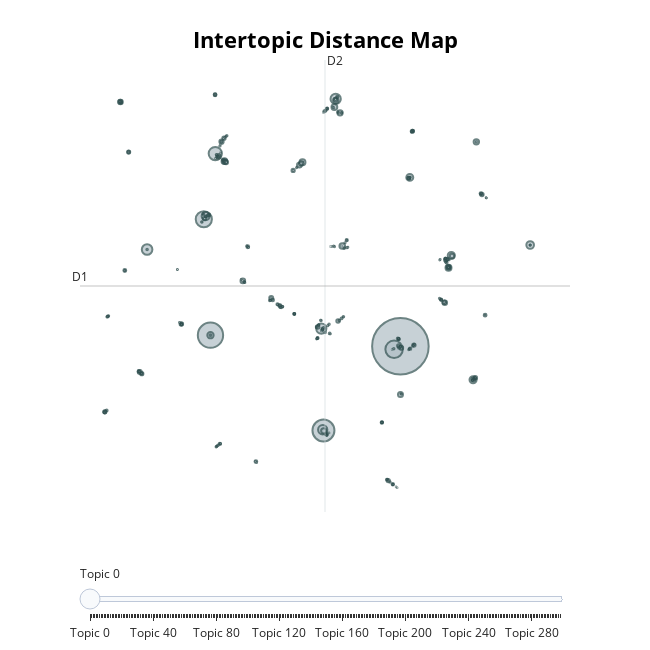

Notebook code cell kept with this figure:
### Code cell
topic_model.visualize_topics()

### Figure 1 — Plotly figure (JSON) as saved in the notebook; plotly's stock layout.template omitted (floating-point values rounded to 4 significant figures; data arrays with more than 128 entries replaced by an {"elided": "..."} marker saying what was removed)
{"data": [{"customdata": {"elided": "299x3 mixed values"}, "hovertemplate": "<b>Topic %{customdata[0]}</b><br>%{customdata[1]}<br>Size: %{customdata[2]}", "legendgroup": "", "marker": {"color": "#B0BEC5", "line": {"color": "DarkSlateGrey", "width": 2}, "size": {"elided": "299 int values"}, "sizemode": "area", "sizeref": 203.8, "symbol": "circle"}, "mode": "markers", "name": "", "orientation": "v", "showlegend": false, "type": "scatter", "x": {"elided": "299 float values"}, "xaxis": "x", "y": {"elided": "299 float values"}, "yaxis": "y"}], "layout": {"annotations": [{"showarrow": false, "text": "D1", "x": -11.31, "y": 2.997, "yshift": 10}, {"showarrow": false, "text": "D2", "x": 3.701, "xshift": 10, "y": 19.86}], "height": 650, "hoverlabel": {"bgcolor": "white", "font": {"family": "Rockwell", "size": 16}}, "legend": {"itemsizing": "constant", "tracegroupgap": 0}, "margin": {"t": 60}, "shapes": [{"line": {"color": "#CFD8DC", "width": 2}, "type": "line", "x0": 3.701, "x1": 3.701, "y0": -13.86, "y1": 19.86}, {"line": {"color": "#9E9E9E", "width": 2}, "type": "line", "x0": -11.31, "x1": 18.71, "y0": 2.997, "y1": 2.997}], "sliders": [{"active": 0, "pad": {"t": 50}, "steps": [{"args": [{"marker.color": {"elided": "1x299 str values"}}], "label": "Topic 0", "method": "update"}, {"args": [{"marker.color": {"elided": "1x299 str values"}}], "label": "Topic 1", "method": "update"}, {"args": [{"marker.color": {"elided": "1x299 str values"}}], "label": "Topic 2", "method": "update"}, {"args": [{"marker.color": {"elided": "1x299 str values"}}], "label": "Topic 3", "method": "update"}, {"args": [{"marker.color": {"elided": "1x299 str values"}}], "label": "Topic 4", "method": "update"}, {"args": [{"marker.color": {"elided": "1x299 str values"}}], "label": "Topic 5", "method": "update"}, {"args": [{"marker.color": {"elided": "1x299 str values"}}], "label": "Topic 6", "method": "update"}, {"args": [{"marker.color": {"elided": "1x299 str values"}}], "label": "Topic 7", "method": "update"}, {"args": [{"marker.color": {"elided": "1x299 str values"}}], "label": "Topic 8", "method": "update"}, {"args": [{"marker.color": {"elided": "1x299 str values"}}], "label": "Topic 9", "method": "update"}, {"args": [{"marker.color": {"elided": "1x299 str values"}}], "label": "Topic 10", "method": "update"}, {"args": [{"marker.color": {"elided": "1x299 str values"}}], "label": "Topic 11", "method": "update"}, {"args": [{"marker.color": {"elided": "1x299 str values"}}], "label": "Topic 12", "method": "update"}, {"args": [{"marker.color": {"elided": "1x299 str values"}}], "label": "Topic 13", "method": "update"}, {"args": [{"marker.color": {"elided": "1x299 str values"}}], "label": "Topic 14", "method": "update"}, {"args": [{"marker.color": {"elided": "1x299 str values"}}], "label": "Topic 15", "method": "update"}, {"args": [{"marker.color": {"elided": "1x299 str values"}}], "label": "Topic 16", "method": "update"}, {"args": [{"marker.color": {"elided": "1x299 str values"}}], "label": "Topic 17", "method": "update"}, {"args": [{"marker.color": {"elided": "1x299 str values"}}], "label": "Topic 18", "method": "update"}, {"args": [{"marker.color": {"elided": "1x299 str values"}}], "label": "Topic 19", "method": "update"}, {"args": [{"marker.color": {"elided": "1x299 str values"}}], "label": "Topic 20", "method": "update"}, {"args": [{"marker.color": {"elided": "1x299 str values"}}], "label": "Topic 21", "method": "update"}, {"args": [{"marker.color": {"elided": "1x299 str values"}}], "label": "Topic 22", "method": "update"}, {"args": [{"marker.color": {"elided": "1x299 str values"}}], "label": "Topic 23", "method": "update"}, {"args": [{"marker.color": {"elided": "1x299 str values"}}], "label": "Topic 24", "method": "update"}, {"args": [{"marker.color": {"elided": "1x299 str values"}}], "label": "Topic 25", "method": "update"}, {"args": [{"marker.color": {"elided": "1x299 str values"}}], "label": "Topic 26", "method": "update"}, {"args": [{"marker.color": {"elided": "1x299 str values"}}], "label": "Topic 27", "method": "update"}, {"args": [{"marker.color": {"elided": "1x299 str values"}}], "label": "Topic 28", "method": "update"}, {"args": [{"marker.color": {"elided": "1x299 str values"}}], "label": "Topic 29", "method": "update"}, {"args": [{"marker.color": {"elided": "1x299 str values"}}], "label": "Topic 30", "method": "update"}, {"args": [{"marker.color": {"elided": "1x299 str values"}}], "label": "Topic 31", "method": "update"}, {"args": [{"marker.color": {"elided": "1x299 str values"}}], "label": "Topic 32", "method": "update"}, {"args": [{"marker.color": {"elided": "1x299 str values"}}], "label": "Topic 33", "method": "update"}, {"args": [{"marker.color": {"elided": "1x299 str values"}}], "label": "Topic 34", "method": "update"}, {"args": [{"marker.color": {"elided": "1x299 str values"}}], "label": "Topic 35", "method": "update"}, {"args": [{"marker.color": {"elided": "1x299 str values"}}], "label": "Topic 36", "method": "update"}, {"args": [{"marker.color": {"elided": "1x299 str values"}}], "label": "Topic 37", "method": "update"}, {"args": [{"marker.color": {"elided": "1x299 str values"}}], "label": "Topic 38", "method": "update"}, {"args": [{"marker.color": {"elided": "1x299 str values"}}], "label": "Topic 39", "method": "update"}, {"args": [{"marker.color": {"elided": "1x299 str values"}}], "label": "Topic 40", "method": "update"}, {"args": [{"marker.color": {"elided": "1x299 str values"}}], "label": "Topic 41", "method": "update"}, {"args": [{"marker.color": {"elided": "1x299 str values"}}], "label": "Topic 42", "method": "update"}, {"args": [{"marker.color": {"elided": "1x299 str values"}}], "label": "Topic 43", "method": "update"}, {"args": [{"marker.color": {"elided": "1x299 str values"}}], "label": "Topic 44", "method": "update"}, {"args": [{"marker.color": {"elided": "1x299 str values"}}], "label": "Topic 45", "method": "update"}, {"args": [{"marker.color": {"elided": "1x299 str values"}}], "label": "Topic 46", "method": "update"}, {"args": [{"marker.color": {"elided": "1x299 str values"}}], "label": "Topic 47", "method": "update"}, {"args": [{"marker.color": {"elided": "1x299 str values"}}], "label": "Topic 48", "method": "update"}, {"args": [{"marker.color": {"elided": "1x299 str values"}}], "label": "Topic 49", "method": "update"}, {"args": [{"marker.color": {"elided": "1x299 str values"}}], "label": "Topic 50", "method": "update"}, {"args": [{"marker.color": {"elided": "1x299 str values"}}], "label": "Topic 51", "method": "update"}, {"args": [{"marker.color": {"elided": "1x299 str values"}}], "label": "Topic 52", "method": "update"}, {"args": [{"marker.color": {"elided": "1x299 str values"}}], "label": "Topic 53", "method": "update"}, {"args": [{"marker.color": {"elided": "1x299 str values"}}], "label": "Topic 54", "method": "update"}, {"args": [{"marker.color": {"elided": "1x299 str values"}}], "label": "Topic 55", "method": "update"}, {"args": [{"marker.color": {"elided": "1x299 str values"}}], "label": "Topic 56", "method": "update"}, {"args": [{"marker.color": {"elided": "1x299 str values"}}], "label": "Topic 57", "method": "update"}, {"args": [{"marker.color": {"elided": "1x299 str values"}}], "label": "Topic 58", "method": "update"}, {"args": [{"marker.color": {"elided": "1x299 str values"}}], "label": "Topic 59", "method": "update"}, {"args": [{"marker.color": {"elided": "1x299 str values"}}], "label": "Topic 60", "method": "update"}, {"args": [{"marker.color": {"elided": "1x299 str values"}}], "label": "Topic 61", "method": "update"}, {"args": [{"marker.color": {"elided": "1x299 str values"}}], "label": "Topic 62", "method": "update"}, {"args": [{"marker.color": {"elided": "1x299 str values"}}], "label": "Topic 63", "method": "update"}, {"args": [{"marker.color": {"elided": "1x299 str values"}}], "label": "Topic 64", "method": "update"}, {"args": [{"marker.color": {"elided": "1x299 str values"}}], "label": "Topic 65", "method": "update"}, {"args": [{"marker.color": {"elided": "1x299 str values"}}], "label": "Topic 66", "method": "update"}, {"args": [{"marker.color": {"elided": "1x299 str values"}}], "label": "Topic 67", "method": "update"}, {"args": [{"marker.color": {"elided": "1x299 str values"}}], "label": "Topic 68", "method": "update"}, {"args": [{"marker.color": {"elided": "1x299 str values"}}], "label": "Topic 69", "method": "update"}, {"args": [{"marker.color": {"elided": "1x299 str values"}}], "label": "Topic 70", "method": "update"}, {"args": [{"marker.color": {"elided": "1x299 str values"}}], "label": "Topic 71", "method": "update"}, {"args": [{"marker.color": {"elided": "1x299 str values"}}], "label": "Topic 72", "method": "update"}, {"args": [{"marker.color": {"elided": "1x299 str values"}}], "label": "Topic 73", "method": "update"}, {"args": [{"marker.color": {"elided": "1x299 str values"}}], "label": "Topic 74", "method": "update"}, {"args": [{"marker.color": {"elided": "1x299 str values"}}], "label": "Topic 75", "method": "update"}, {"args": [{"marker.color": {"elided": "1x299 str values"}}], "label": "Topic 76", "method": "update"}, {"args": [{"marker.color": {"elided": "1x299 str values"}}], "label": "Topic 77", "method": "update"}, {"args": [{"marker.color": {"elided": "1x299 str values"}}], "label": "Topic 78", "method": "update"}, {"args": [{"marker.color": {"elided": "1x299 str values"}}], "label": "Topic 79", "method": "update"}, {"args": [{"marker.color": {"elided": "1x299 str values"}}], "label": "Topic 80", "method": "update"}, {"args": [{"marker.color": {"elided": "1x299 str values"}}], "label": "Topic 81", "method": "update"}, {"args": [{"marker.color": {"elided": "1x299 str values"}}], "label": "Topic 82", "method": "update"}, {"args": [{"marker.color": {"elided": "1x299 str values"}}], "label": "Topic 83", "method": "update"}, {"args": [{"marker.color": {"elided": "1x299 str values"}}], "label": "Topic 84", "method": "update"}, {"args": [{"marker.color": {"elided": "1x299 str values"}}], "label": "Topic 85", "method": "update"}, {"args": [{"marker.color": {"elided": "1x299 str values"}}], "label": "Topic 86", "method": "update"}, {"args": [{"marker.color": {"elided": "1x299 str values"}}], "label": "Topic 87", "method": "update"}, {"args": [{"marker.color": {"elided": "1x299 str values"}}], "label": "Topic 88", "method": "update"}, {"args": [{"marker.color": {"elided": "1x299 str values"}}], "label": "Topic 89", "method": "update"}, {"args": [{"marker.color": {"elided": "1x299 str values"}}], "label": "Topic 90", "method": "update"}, {"args": [{"marker.color": {"elided": "1x299 str values"}}], "label": "Topic 91", "method": "update"}, {"args": [{"marker.color": {"elided": "1x299 str values"}}], "label": "Topic 92", "method": "update"}, {"args": [{"marker.color": {"elided": "1x299 str values"}}], "label": "Topic 93", "method": "update"}, {"args": [{"marker.color": {"elided": "1x299 str values"}}], "label": "Topic 94", "method": "update"}, {"args": [{"marker.color": {"elided": "1x299 str values"}}], "label": "Topic 95", "method": "update"}, {"args": [{"marker.color": {"elided": "1x299 str values"}}], "label": "Topic 96", "method": "update"}, {"args": [{"marker.color": {"elided": "1x299 str values"}}], "label": "Topic 97", "method": "update"}, {"args": [{"marker.color": {"elided": "1x299 str values"}}], "label": "Topic 98", "method": "update"}, {"args": [{"marker.color": {"elided": "1x299 str values"}}], "label": "Topic 99", "method": "update"}, {"args": [{"marker.color": {"elided": "1x299 str values"}}], "label": "Topic 100", "method": "update"}, {"args": [{"marker.color": {"elided": "1x299 str values"}}], "label": "Topic 101", "method": "update"}, {"args": [{"marker.color": {"elided": "1x299 str values"}}], "label": "Topic 102", "method": "update"}, {"args": [{"marker.color": {"elided": "1x299 str values"}}], "label": "Topic 103", "method": "update"}, {"args": [{"marker.color": {"elided": "1x299 str values"}}], "label": "Topic 104", "method": "update"}, {"args": [{"marker.color": {"elided": "1x299 str values"}}], "label": "Topic 105", "method": "update"}, {"args": [{"marker.color": {"elided": "1x299 str values"}}], "label": "Topic 106", "method": "update"}, {"args": [{"marker.color": {"elided": "1x299 str values"}}], "label": "Topic 107", "method": "update"}, {"args": [{"marker.color": {"elided": "1x299 str values"}}], "label": "Topic 108", "method": "update"}, {"args": [{"marker.color": {"elided": "1x299 str values"}}], "label": "Topic 109", "method": "update"}, {"args": [{"marker.color": {"elided": "1x299 str values"}}], "label": "Topic 110", "method": "update"}, {"args": [{"marker.color": {"elided": "1x299 str values"}}], "label": "Topic 111", "method": "update"}, {"args": [{"marker.color": {"elided": "1x299 str values"}}], "label": "Topic 112", "method": "update"}, {"args": [{"marker.color": {"elided": "1x299 str values"}}], "label": "Topic 113", "method": "update"}, {"args": [{"marker.color": {"elided": "1x299 str values"}}], "label": "Topic 114", "method": "update"}, {"args": [{"marker.color": {"elided": "1x299 str values"}}], "label": "Topic 115", "method": "update"}, {"args": [{"marker.color": {"elided": "1x299 str values"}}], "label": "Topic 116", "method": "update"}, {"args": [{"marker.color": {"elided": "1x299 str values"}}], "label": "Topic 117", "method": "update"}, {"args": [{"marker.color": {"elided": "1x299 str values"}}], "label": "Topic 118", "method": "update"}, {"args": [{"marker.color": {"elided": "1x299 str values"}}], "label": "Topic 119", "method": "update"}, {"args": [{"marker.color": {"elided": "1x299 str values"}}], "label": "Topic 120", "method": "update"}, {"args": [{"marker.color": {"elided": "1x299 str values"}}], "label": "Topic 121", "method": "update"}, {"args": [{"marker.color": {"elided": "1x299 str values"}}], "label": "Topic 122", "method": "update"}, {"args": [{"marker.color": {"elided": "1x299 str values"}}], "label": "Topic 123", "method": "update"}, {"args": [{"marker.color": {"elided": "1x299 str values"}}], "label": "Topic 124", "method": "update"}, {"args": [{"marker.color": {"elided": "1x299 str values"}}], "label": "Topic 125", "method": "update"}, {"args": [{"marker.color": {"elided": "1x299 str values"}}], "label": "Topic 126", "method": "update"}, {"args": [{"marker.color": {"elided": "1x299 str values"}}], "label": "Topic 127", "method": "update"}, {"args": [{"marker.color": {"elided": "1x299 str values"}}], "label": "Topic 128", "method": "update"}, {"args": [{"marker.color": {"elided": "1x299 str values"}}], "label": "Topic 129", "method": "update"}, {"args": [{"marker.color": {"elided": "1x299 str values"}}], "label": "Topic 130", "method": "update"}, {"args": [{"marker.color": {"elided": "1x299 str values"}}], "label": "Topic 131", "method": "update"}, {"args": [{"marker.color": {"elided": "1x299 str values"}}], "label": "Topic 132", "method": "update"}, {"args": [{"marker.color": {"elided": "1x299 str values"}}], "label": "Topic 133", "method": "update"}, {"args": [{"marker.color": {"elided": "1x299 str values"}}], "label": "Topic 134", "method": "update"}, {"args": [{"marker.color": {"elided": "1x299 str values"}}], "label": "Topic 135", "method": "update"}, {"args": [{"marker.color": {"elided": "1x299 str values"}}], "label": "Topic 136", "method": "update"}, {"args": [{"marker.color": {"elided": "1x299 str values"}}], "label": "Topic 137", "method": "update"}, {"args": [{"marker.color": {"elided": "1x299 str values"}}], "label": "Topic 138", "method": "update"}, {"args": [{"marker.color": {"elided": "1x299 str values"}}], "label": "Topic 139", "method": "update"}, {"args": [{"marker.color": {"elided": "1x299 str values"}}], "label": "Topic 140", "method": "update"}, {"args": [{"marker.color": {"elided": "1x299 str values"}}], "label": "Topic 141", "method": "update"}, {"args": [{"marker.color": {"elided": "1x299 str values"}}], "label": "Topic 142", "method": "update"}, {"args": [{"marker.color": {"elided": "1x299 str values"}}], "label": "Topic 143", "method": "update"}, {"args": [{"marker.color": {"elided": "1x299 str values"}}], "label": "Topic 144", "method": "update"}, {"args": [{"marker.color": {"elided": "1x299 str values"}}], "label": "Topic 145", "method": "update"}, {"args": [{"marker.color": {"elided": "1x299 str values"}}], "label": "Topic 146", "method": "update"}, {"args": [{"marker.color": {"elided": "1x299 str values"}}], "label": "Topic 147", "method": "update"}, {"args": [{"marker.color": {"elided": "1x299 str values"}}], "label": "Topic 148", "method": "update"}, {"args": [{"marker.color": {"elided": "1x299 str values"}}], "label": "Topic 149", "method": "update"}, {"args": [{"marker.color": {"elided": "1x299 str values"}}], "label": "Topic 150", "method": "update"}, {"args": [{"marker.color": {"elided": "1x299 str values"}}], "label": "Topic 151", "method": "update"}, {"args": [{"marker.color": {"elided": "1x299 str values"}}], "label": "Topic 152", "method": "update"}, {"args": [{"marker.color": {"elided": "1x299 str values"}}], "label": "Topic 153", "method": "update"}, {"args": [{"marker.color": {"elided": "1x299 str values"}}], "label": "Topic 154", "method": "update"}, {"args": [{"marker.color": {"elided": "1x299 str values"}}], "label": "Topic 155", "method": "update"}, {"args": [{"marker.color": {"elided": "1x299 str values"}}], "label": "Topic 156", "method": "update"}, {"args": [{"marker.color": {"elided": "1x299 str values"}}], "label": "Topic 157", "method": "update"}, {"args": [{"marker.color": {"elided": "1x299 str values"}}], "label": "Topic 158", "method": "update"}, {"args": [{"marker.color": {"elided": "1x299 str values"}}], "label": "Topic 159", "method": "update"}, {"args": [{"marker.color": {"elided": "1x299 str values"}}], "label": "Topic 160", "method": "update"}, {"args": [{"marker.color": {"elided": "1x299 str values"}}], "label": "Topic 161", "method": "update"}, {"args": [{"marker.color": {"elided": "1x299 str values"}}], "label": "Topic 162", "method": "update"}, {"args": [{"marker.color": {"elided": "1x299 str values"}}], "label": "Topic 163", "method": "update"}, {"args": [{"marker.color": {"elided": "1x299 str values"}}], "label": "Topic 164", "method": "update"}, {"args": [{"marker.color": {"elided": "1x299 str values"}}], "label": "Topic 165", "method": "update"}, {"args": [{"marker.color": {"elided": "1x299 str values"}}], "label": "Topic 166", "method": "update"}, {"args": [{"marker.color": {"elided": "1x299 str values"}}], "label": "Topic 167", "method": "update"}, {"args": [{"marker.color": {"elided": "1x299 str values"}}], "label": "Topic 168", "method": "update"}, {"args": [{"marker.color": {"elided": "1x299 str values"}}], "label": "Topic 169", "method": "update"}, {"args": [{"marker.color": {"elided": "1x299 str values"}}], "label": "Topic 170", "method": "update"}, {"args": [{"marker.color": {"elided": "1x299 str values"}}], "label": "Topic 171", "method": "update"}, {"args": [{"marker.color": {"elided": "1x299 str values"}}], "label": "Topic 172", "method": "update"}, {"args": [{"marker.color": {"elided": "1x299 str values"}}], "label": "Topic 173", "method": "update"}, {"args": [{"marker.color": {"elided": "1x299 str values"}}], "label": "Topic 174", "method": "update"}, {"args": [{"marker.color": {"elided": "1x299 str values"}}], "label": "Topic 175", "method": "update"}, {"args": [{"marker.color": {"elided": "1x299 str values"}}], "label": "Topic 176", "method": "update"}, {"args": [{"marker.color": {"elided": "1x299 str values"}}], "label": "Topic 177", "method": "update"}, {"args": [{"marker.color": {"elided": "1x299 str values"}}], "label": "Topic 178", "method": "update"}, {"args": [{"marker.color": {"elided": "1x299 str values"}}], "label": "Topic 179", "method": "update"}, {"args": [{"marker.color": {"elided": "1x299 str values"}}], "label": "Topic 180", "method": "update"}, {"args": [{"marker.color": {"elided": "1x299 str values"}}], "label": "Topic 181", "method": "update"}, {"args": [{"marker.color": {"elided": "1x299 str values"}}], "label": "Topic 182", "method": "update"}, {"args": [{"marker.color": {"elided": "1x299 str values"}}], "label": "Topic 183", "method": "update"}, {"args": [{"marker.color": {"elided": "1x299 str values"}}], "label": "Topic 184", "method": "update"}, {"args": [{"marker.color": {"elided": "1x299 str values"}}], "label": "Topic 185", "method": "update"}, {"args": [{"marker.color": {"elided": "1x299 str values"}}], "label": "Topic 186", "method": "update"}, {"args": [{"marker.color": {"elided": "1x299 str values"}}], "label": "Topic 187", "method": "update"}, {"args": [{"marker.color": {"elided": "1x299 str values"}}], "label": "Topic 188", "method": "update"}, {"args": [{"marker.color": {"elided": "1x299 str values"}}], "label": "Topic 189", "method": "update"}, {"args": [{"marker.color": {"elided": "1x299 str values"}}], "label": "Topic 190", "method": "update"}, {"args": [{"marker.color": {"elided": "1x299 str values"}}], "label": "Topic 191", "method": "update"}, {"args": [{"marker.color": {"elided": "1x299 str values"}}], "label": "Topic 192", "method": "update"}, {"args": [{"marker.color": {"elided": "1x299 str values"}}], "label": "Topic 193", "method": "update"}, {"args": [{"marker.color": {"elided": "1x299 str values"}}], "label": "Topic 194", "method": "update"}, {"args": [{"marker.color": {"elided": "1x299 str values"}}], "label": "Topic 195", "method": "update"}, {"args": [{"marker.color": {"elided": "1x299 str values"}}], "label": "Topic 196", "method": "update"}, {"args": [{"marker.color": {"elided": "1x299 str values"}}], "label": "Topic 197", "method": "update"}, {"args": [{"marker.color": {"elided": "1x299 str values"}}], "label": "Topic 198", "method": "update"}, {"args": [{"marker.color": {"elided": "1x299 str values"}}], "label": "Topic 199", "method": "update"}, {"args": [{"marker.color": {"elided": "1x299 str values"}}], "label": "Topic 200", "method": "update"}, {"args": [{"marker.color": {"elided": "1x299 str values"}}], "label": "Topic 201", "method": "update"}, {"args": [{"marker.color": {"elided": "1x299 str values"}}], "label": "Topic 202", "method": "update"}, {"args": [{"marker.color": {"elided": "1x299 str values"}}], "label": "Topic 203", "method": "update"}, {"args": [{"marker.color": {"elided": "1x299 str values"}}], "label": "Topic 204", "method": "update"}, {"args": [{"marker.color": {"elided": "1x299 str values"}}], "label": "Topic 205", "method": "update"}, {"args": [{"marker.color": {"elided": "1x299 str values"}}], "label": "Topic 206", "method": "update"}, {"args": [{"marker.color": {"elided": "1x299 str values"}}], "label": "Topic 207", "method": "update"}, {"args": [{"marker.color": {"elided": "1x299 str values"}}], "label": "Topic 208", "method": "update"}, {"args": [{"marker.color": {"elided": "1x299 str values"}}], "label": "Topic 209", "method": "update"}, {"args": [{"marker.color": {"elided": "1x299 str values"}}], "label": "Topic 210", "method": "update"}, {"args": [{"marker.color": {"elided": "1x299 str values"}}], "label": "Topic 211", "method": "update"}, {"args": [{"marker.color": {"elided": "1x299 str values"}}], "label": "Topic 212", "method": "update"}, {"args": [{"marker.color": {"elided": "1x299 str values"}}], "label": "Topic 213", "method": "update"}, {"args": [{"marker.color": {"elided": "1x299 str values"}}], "label": "Topic 214", "method": "update"}, {"args": [{"marker.color": {"elided": "1x299 str values"}}], "label": "Topic 215", "method": "update"}, {"args": [{"marker.color": {"elided": "1x299 str values"}}], "label": "Topic 216", "method": "update"}, {"args": [{"marker.color": {"elided": "1x299 str values"}}], "label": "Topic 217", "method": "update"}, {"args": [{"marker.color": {"elided": "1x299 str values"}}], "label": "Topic 218", "method": "update"}, {"args": [{"marker.color": {"elided": "1x299 str values"}}], "label": "Topic 219", "method": "update"}, {"args": [{"marker.color": {"elided": "1x299 str values"}}], "label": "Topic 220", "method": "update"}, {"args": [{"marker.color": {"elided": "1x299 str values"}}], "label": "Topic 221", "method": "update"}, {"args": [{"marker.color": {"elided": "1x299 str values"}}], "label": "Topic 222", "method": "update"}, {"args": [{"marker.color": {"elided": "1x299 str values"}}], "label": "Topic 223", "method": "update"}, {"args": [{"marker.color": {"elided": "1x299 str values"}}], "label": "Topic 224", "method": "update"}, {"args": [{"marker.color": {"elided": "1x299 str values"}}], "label": "Topic 225", "method": "update"}, {"args": [{"marker.color": {"elided": "1x299 str values"}}], "label": "Topic 226", "method": "update"}, {"args": [{"marker.color": {"elided": "1x299 str values"}}], "label": "Topic 227", "method": "update"}, {"args": [{"marker.color": {"elided": "1x299 str values"}}], "label": "Topic 228", "method": "update"}, {"args": [{"marker.color": {"elided": "1x299 str values"}}], "label": "Topic 229", "method": "update"}, {"args": [{"marker.color": {"elided": "1x299 str values"}}], "label": "Topic 230", "method": "update"}, {"args": [{"marker.color": {"elided": "1x299 str values"}}], "label": "Topic 231", "method": "update"}, {"args": [{"marker.color": {"elided": "1x299 str values"}}], "label": "Topic 232", "method": "update"}, {"args": [{"marker.color": {"elided": "1x299 str values"}}], "label": "Topic 233", "method": "update"}, {"args": [{"marker.color": {"elided": "1x299 str values"}}], "label": "Topic 234", "method": "update"}, {"args": [{"marker.color": {"elided": "1x299 str values"}}], "label": "Topic 235", "method": "update"}, {"args": [{"marker.color": {"elided": "1x299 str values"}}], "label": "Topic 236", "method": "update"}, {"args": [{"marker.color": {"elided": "1x299 str values"}}], "label": "Topic 237", "method": "update"}, {"args": [{"marker.color": {"elided": "1x299 str values"}}], "label": "Topic 238", "method": "update"}, {"args": [{"marker.color": {"elided": "1x299 str values"}}], "label": "Topic 239", "method": "update"}, {"args": [{"marker.color": {"elided": "1x299 str values"}}], "label": "Topic 240", "method": "update"}, {"args": [{"marker.color": {"elided": "1x299 str values"}}], "label": "Topic 241", "method": "update"}, {"args": [{"marker.color": {"elided": "1x299 str values"}}], "label": "Topic 242", "method": "update"}, {"args": [{"marker.color": {"elided": "1x299 str values"}}], "label": "Topic 243", "method": "update"}, {"args": [{"marker.color": {"elided": "1x299 str values"}}], "label": "Topic 244", "method": "update"}, {"args": [{"marker.color": {"elided": "1x299 str values"}}], "label": "Topic 245", "method": "update"}, {"args": [{"marker.color": {"elided": "1x299 str values"}}], "label": "Topic 246", "method": "update"}, {"args": [{"marker.color": {"elided": "1x299 str values"}}], "label": "Topic 247", "method": "update"}, {"args": [{"marker.color": {"elided": "1x299 str values"}}], "label": "Topic 248", "method": "update"}, {"args": [{"marker.color": {"elided": "1x299 str values"}}], "label": "Topic 249", "method": "update"}, {"args": [{"marker.color": {"elided": "1x299 str values"}}], "label": "Topic 250", "method": "update"}, {"args": [{"marker.color": {"elided": "1x299 str values"}}], "label": "Topic 251", "method": "update"}, {"args": [{"marker.color": {"elided": "1x299 str values"}}], "label": "Topic 252", "method": "update"}, {"args": [{"marker.color": {"elided": "1x299 str values"}}], "label": "Topic 253", "method": "update"}, {"args": [{"marker.color": {"elided": "1x299 str values"}}], "label": "Topic 254", "method": "update"}, {"args": [{"marker.color": {"elided": "1x299 str values"}}], "label": "Topic 255", "method": "update"}, {"args": [{"marker.color": {"elided": "1x299 str values"}}], "label": "Topic 256", "method": "update"}, {"args": [{"marker.color": {"elided": "1x299 str values"}}], "label": "Topic 257", "method": "update"}, {"args": [{"marker.color": {"elided": "1x299 str values"}}], "label": "Topic 258", "method": "update"}, {"args": [{"marker.color": {"elided": "1x299 str values"}}], "label": "Topic 259", "method": "update"}, {"args": [{"marker.color": {"elided": "1x299 str values"}}], "label": "Topic 260", "method": "update"}, {"args": [{"marker.color": {"elided": "1x299 str values"}}], "label": "Topic 261", "method": "update"}, {"args": [{"marker.color": {"elided": "1x299 str values"}}], "label": "Topic 262", "method": "update"}, {"args": [{"marker.color": {"elided": "1x299 str values"}}], "label": "Topic 263", "method": "update"}, {"args": [{"marker.color": {"elided": "1x299 str values"}}], "label": "Topic 264", "method": "update"}, {"args": [{"marker.color": {"elided": "1x299 str values"}}], "label": "Topic 265", "method": "update"}, {"args": [{"marker.color": {"elided": "1x299 str values"}}], "label": "Topic 266", "method": "update"}, {"args": [{"marker.color": {"elided": "1x299 str values"}}], "label": "Topic 267", "method": "update"}, {"args": [{"marker.color": {"elided": "1x299 str values"}}], "label": "Topic 268", "method": "update"}, {"args": [{"marker.color": {"elided": "1x299 str values"}}], "label": "Topic 269", "method": "update"}, {"args": [{"marker.color": {"elided": "1x299 str values"}}], "label": "Topic 270", "method": "update"}, {"args": [{"marker.color": {"elided": "1x299 str values"}}], "label": "Topic 271", "method": "update"}, {"args": [{"marker.color": {"elided": "1x299 str values"}}], "label": "Topic 272", "method": "update"}, {"args": [{"marker.color": {"elided": "1x299 str values"}}], "label": "Topic 273", "method": "update"}, {"args": [{"marker.color": {"elided": "1x299 str values"}}], "label": "Topic 274", "method": "update"}, {"args": [{"marker.color": {"elided": "1x299 str values"}}], "label": "Topic 275", "method": "update"}, {"args": [{"marker.color": {"elided": "1x299 str values"}}], "label": "Topic 276", "method": "update"}, {"args": [{"marker.color": {"elided": "1x299 str values"}}], "label": "Topic 277", "method": "update"}, {"args": [{"marker.color": {"elided": "1x299 str values"}}], "label": "Topic 278", "method": "update"}, {"args": [{"marker.color": {"elided": "1x299 str values"}}], "label": "Topic 279", "method": "update"}, {"args": [{"marker.color": {"elided": "1x299 str values"}}], "label": "Topic 280", "method": "update"}, {"args": [{"marker.color": {"elided": "1x299 str values"}}], "label": "Topic 281", "method": "update"}, {"args": [{"marker.color": {"elided": "1x299 str values"}}], "label": "Topic 282", "method": "update"}, {"args": [{"marker.color": {"elided": "1x299 str values"}}], "label": "Topic 283", "method": "update"}, {"args": [{"marker.color": {"elided": "1x299 str values"}}], "label": "Topic 284", "method": "update"}, {"args": [{"marker.color": {"elided": "1x299 str values"}}], "label": "Topic 285", "method": "update"}, {"args": [{"marker.color": {"elided": "1x299 str values"}}], "label": "Topic 286", "method": "update"}, {"args": [{"marker.color": {"elided": "1x299 str values"}}], "label": "Topic 287", "method": "update"}, {"args": [{"marker.color": {"elided": "1x299 str values"}}], "label": "Topic 288", "method": "update"}, {"args": [{"marker.color": {"elided": "1x299 str values"}}], "label": "Topic 289", "method": "update"}, {"args": [{"marker.color": {"elided": "1x299 str values"}}], "label": "Topic 290", "method": "update"}, {"args": [{"marker.color": {"elided": "1x299 str values"}}], "label": "Topic 291", "method": "update"}, {"args": [{"marker.color": {"elided": "1x299 str values"}}], "label": "Topic 292", "method": "update"}, {"args": [{"marker.color": {"elided": "1x299 str values"}}], "label": "Topic 293", "method": "update"}, {"args": [{"marker.color": {"elided": "1x299 str values"}}], "label": "Topic 294", "method": "update"}, {"args": [{"marker.color": {"elided": "1x299 str values"}}], "label": "Topic 295", "method": "update"}, {"args": [{"marker.color": {"elided": "1x299 str values"}}], "label": "Topic 296", "method": "update"}, {"args": [{"marker.color": {"elided": "1x299 str values"}}], "label": "Topic 297", "method": "update"}, {"args": [{"marker.color": {"elided": "1x299 str values"}}], "label": "Topic 298", "method": "update"}]}], "title": {"font": {"color": "Black", "size": 22}, "text": "<b>Intertopic Distance Map</b>", "x": 0.5, "xanchor": "center", "y": 0.95, "yanchor": "top"}, "width": 650, "xaxis": {"anchor": "y", "domain": [0, 1], "range": [-11.31, 18.71], "title": {"text": ""}, "visible": false}, "yaxis": {"anchor": "x", "domain": [0, 1], "range": [-13.86, 19.86], "title": {"text": ""}, "visible": false}}}
